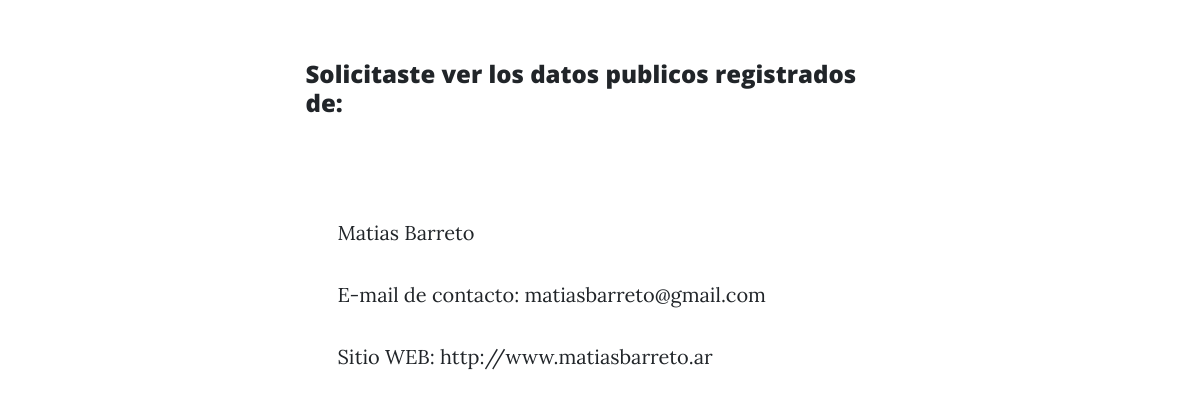
Screenshot of /autor/detail/1 (signed in) with the database file from the repository.
### app_blog/models.py (models this page shows, shortened)
class Autor(Model):
    id = models.AutoField(primary_key = True)
    nombre = models.CharField('Nombre', max_length = 255, null = False, blank = False)
    apellido = models.CharField('Apellido', max_length = 255, null = False, blank = False)
    twitter = models.URLField('Twitter', null = True, blank = True)
    web = models.URLField('Web Site', null = True, blank = True)
    email = models.EmailField ('E-mail', null = False, blank = False)
    estado = models.BooleanField('Autor Activo/Autor Inactivo', default = True)
    fecha_creacion = models.DateField('Fecha de Creación', auto_now = False, auto_now_add = True)
    class Meta:
        verbose_name = 'Autor'
        verbose_name_plural = 'Autores'

### app_blog/views.py (the view)
# urls.py: path('autor/detail/<pk>', login_required(autorDetailView.as_view()), name='Datos del Autor'),
class autorDetailView(DetailView):
    model = Autor
    template_name = 'autor.html'

### templates/autor.html (shortened to what this page needs)
{% extends "padre.html" %}
{% load static %}
{% block contenido %}
<h4>Solicitaste ver los datos publicos registrados de:</h4>
<br><br>
<ul>
    <p>{{autor.nombre}} {{autor.apellido}}</p>
    <p>E-mail de contacto: {{autor.email}}</p>
    <p>Sitio WEB: {{autor.web}}</p>
</ul>
{% endblock contenido %}

### rows the page displays
Autor: nombre "Matias", apellido "Barreto", email "matiasbarreto@gmail.com", web "http://www.matiasbarreto.ar"
